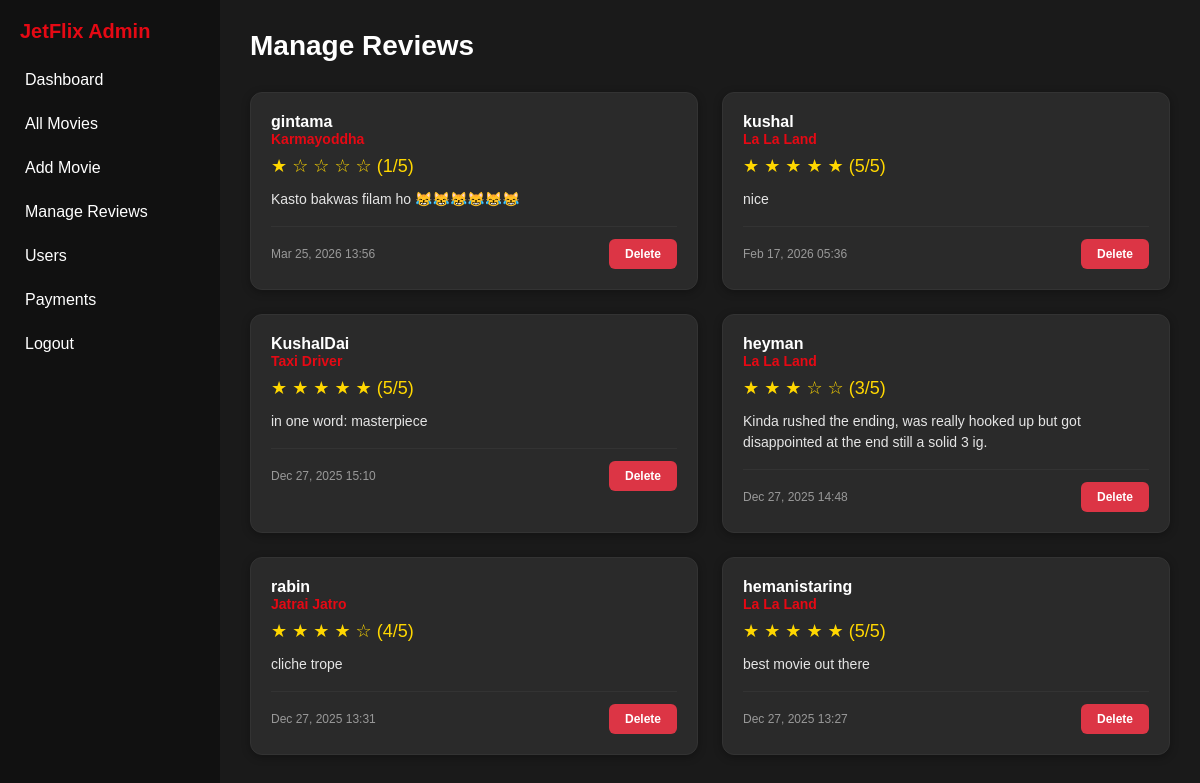
The page /adminpanel/reviews/ (signed in) on the database as committed earlier.
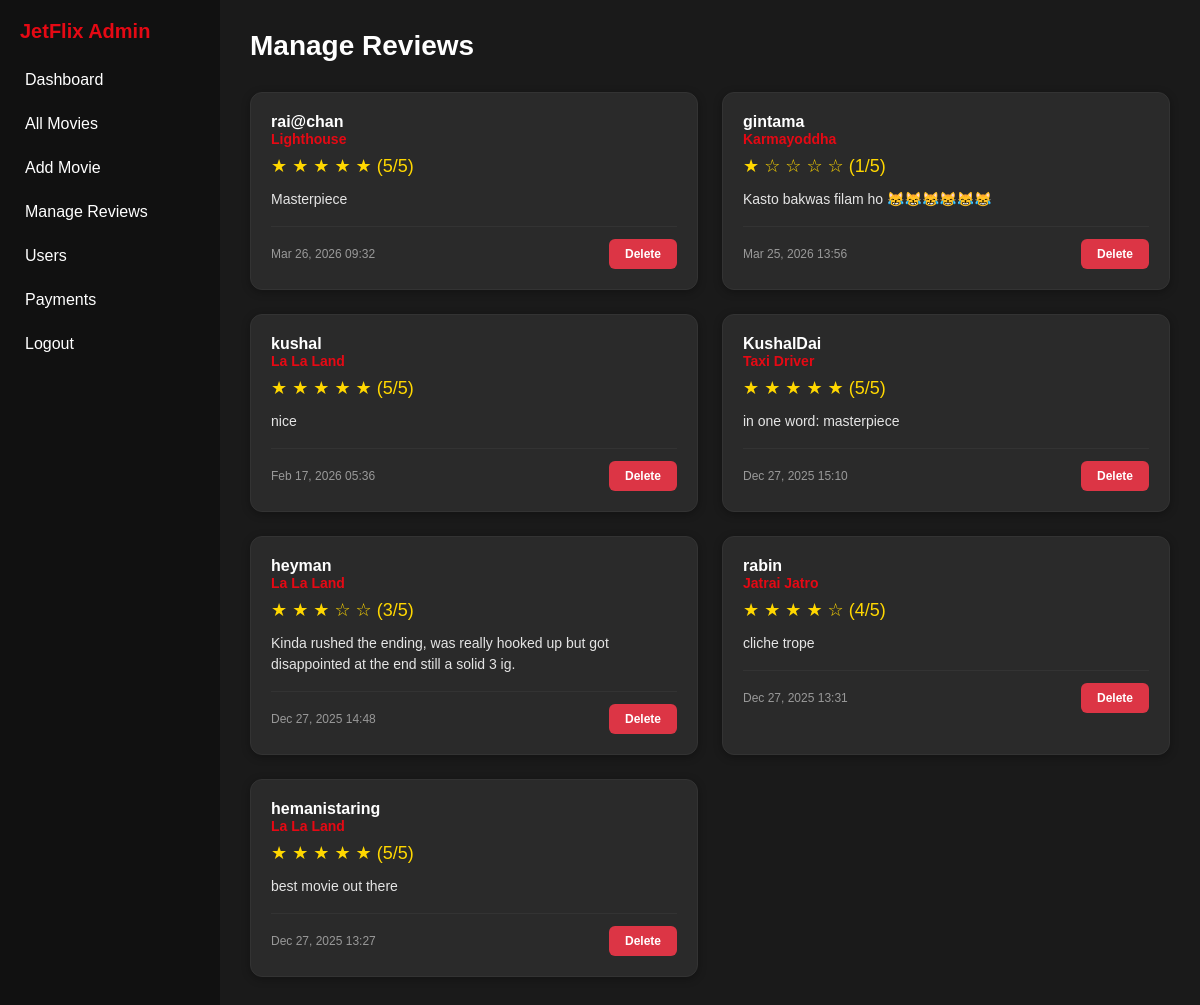
The same page on the database as committed later.
### movies/models.py (models this page shows, shortened)
class Review(models.Model):
    user = models.ForeignKey(User, on_delete=models.CASCADE, related_name='reviews')
    movie = models.ForeignKey(Movie, on_delete=models.CASCADE, related_name='reviews')
    rating = models.IntegerField(
        validators=[MinValueValidator(1), MaxValueValidator(5)],
        help_text='Rating from 1 to 5 stars'
    )
    review_text = models.TextField(help_text='Your review')
    created_at = models.DateTimeField(auto_now_add=True)
    updated_at = models.DateTimeField(auto_now=True)
    class Meta:
        unique_together = ('user', 'movie')
        ordering = ['-created_at']

class Movie(models.Model):
    id = models.AutoField(primary_key=True)
    title = models.CharField(max_length=255)
    year = models.IntegerField()
    description = models.TextField()
    thumbnail = models.ImageField(upload_to='thumbnails/')
    video = models.FileField(upload_to='movies/')
    genres = models.ManyToManyField(Genre, related_name='movies', help_text='Select multiple genres')
    language = models.ForeignKey(Language, on_delete=models.SET_NULL, null=True, blank=True, related_name='movies')
    cast = models.CharField(max_length=255, default='Unknown', help_text='Comma-separated list of main actors')
    movie_length = models.CharField(max_length=20, default='Unknown', help_text='Duration e.g. 2h 30m')
    review_stars = models.FloatField(default=0.0, help_text='Average rating out of 5')
    views = models.PositiveIntegerField(default=0)
    is_published = models.BooleanField(default=True)

### adminpanel/views.py (the view)
# urls.py: path('reviews/', views.manage_reviews, name='manage_reviews'),
@staff_member_required
def manage_reviews(request):
    reviews = Review.objects.select_related('user', 'movie').order_by('-created_at')
    paginator = Paginator(reviews, 20)  # Show 20 reviews per page
    page_number = request.GET.get('page')
    page_obj = paginator.get_page(page_number)
    return render(request, 'adminpanel/manage_reviews.html', {
        'page_obj': page_obj,
        'reviews': page_obj
    })

### home/context_processors.py (called while the page is built)
def all_movies(request):
    if request.user.is_authenticated:
        movies = Movie.objects.filter(is_published=True).select_related('language').prefetch_related('genres').all()
        return {'all_movies': movies}
    return {'all_movies': []}

### adminpanel/templates/adminpanel/manage_reviews.html (shortened to what this page needs)
{% extends 'adminpanel/base.html' %}
{% block content %}
<div class="reviews-header">
  <h2>Manage Reviews</h2>
</div>
<div class="reviews-grid">
  {% for review in reviews %}
  <div class="review-card" data-review-id="{{ review.id }}">
    <div class="review-content">
      <div class="review-user">
        <a href="{% url 'user_profile' review.user.id %}" style="color: #fff; text-decoration: none;">
          {{ review.user.username }}
        </a>
      </div>
      <div class="review-movie">{{ review.movie.title }}</div>
      <div class="review-rating">
        {% for i in "12345" %}
          {% if forloop.counter <= review.rating %}★{% else %}☆{% endif %}
        {% endfor %}
        ({{ review.rating }}/5)
      </div>
      <div class="review-text">{{ review.review_text }}</div>
      <div class="review-meta">
        <span class="review-date">{{ review.created_at|date:"M d, Y H:i" }}</span>
        <button class="btn-delete" onclick="deleteReview({{ review.id }})">Delete</button>
      </div>
    </div>
  </div>
  {% empty %}
  <div class="empty-state">
    <div class="empty-state-icon">💬</div>
    <div class="empty-state-text">No reviews found</div>
    <div class="empty-state-subtext">No user reviews have been submitted yet</div>
  </div>
  {% endfor %}
</div>
{% endblock %}

Rows that differ between the two databases and show on the page:
added Review: user.username "rai@chan", movie "Lighthouse", rating "5", review_text "Masterpiece", created_at "Mar 26, 2026 09:32"
